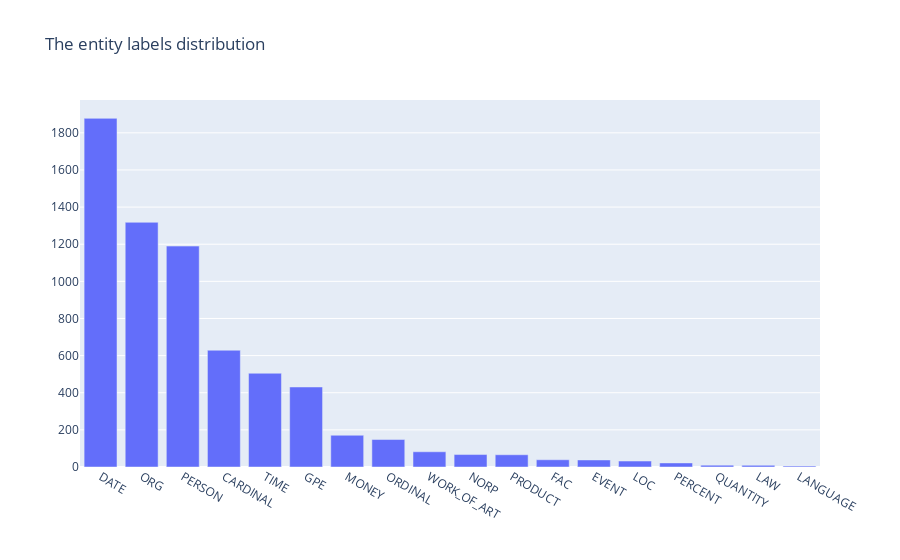

The notebook cell this image was saved under:
### Code cell
from rubrix.metrics.token_classification import entity_labels

entity_labels(name="spacy_sm_wnut17").visualize()

### Figure 1 — Plotly figure (JSON) as saved in the notebook; plotly's stock layout.template omitted (floating-point values rounded to 4 significant figures)
{"data": [{"type": "bar", "x": ["DATE", "ORG", "PERSON", "CARDINAL", "TIME", "GPE", "MONEY", "ORDINAL", "WORK_OF_ART", "NORP", "PRODUCT", "FAC", "EVENT", "LOC", "PERCENT", "QUANTITY", "LAW", "LANGUAGE"], "y": [1878, 1318, 1190, 629, 505, 431, 171, 148, 82, 67, 66, 39, 38, 32, 22, 10, 9, 5]}], "layout": {"autosize": true, "title": {"text": "The entity labels distribution"}, "xaxis": {"autorange": true, "range": [-0.5, 17.5], "title": {"text": ""}, "type": "category"}, "yaxis": {"autorange": true, "range": [0, 1977.0], "title": {"text": ""}, "type": "linear"}}}
